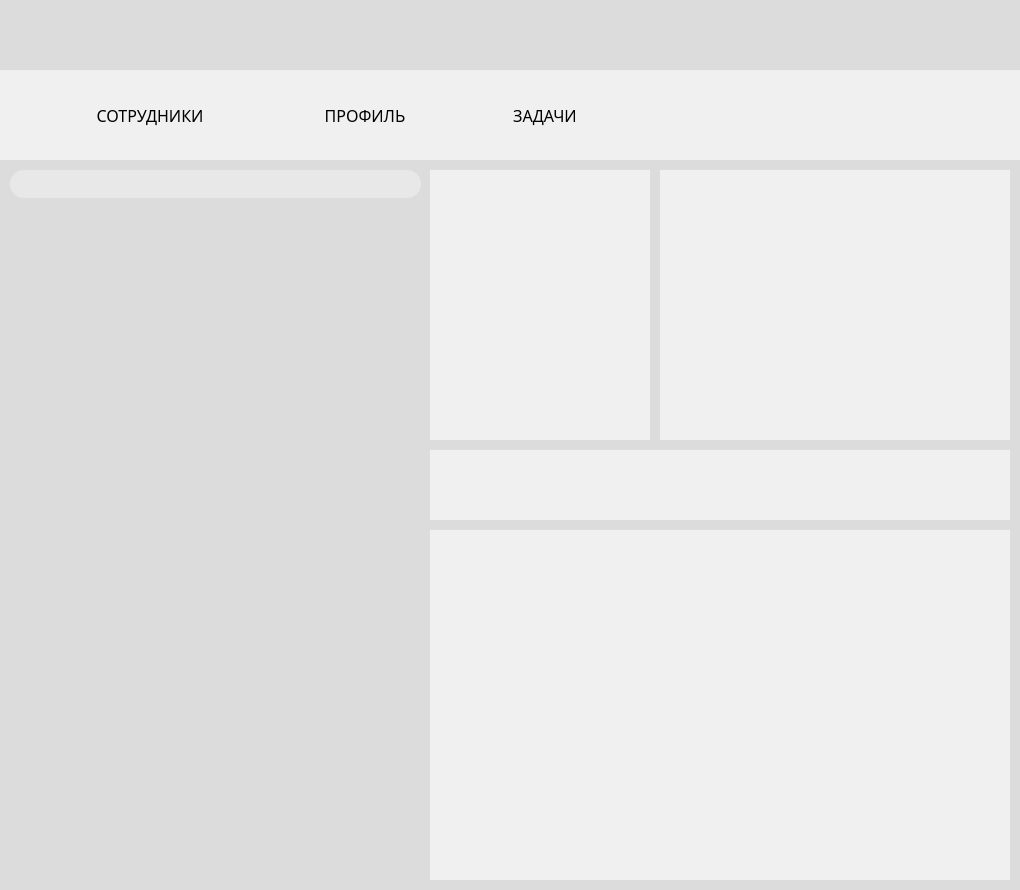
<?xml version="1.0" encoding="UTF-8"?>
<ui version="4.0">
 <class>VultusMainWindow</class>
 <widget class="QMainWindow" name="VultusMainWindow">
  <property name="geometry">
   <rect>
    <x>0</x>
    <y>0</y>
    <width>1020</width>
    <height>890</height>
   </rect>
  </property>
  <property name="windowTitle">
   <string>VultusMainWindow</string>
  </property>
  <widget class="QWidget" name="centralwidget">
   <property name="styleSheet">
    <string notr="true">background-color: #DCDCDC;</string>
   </property>
   <widget class="QWidget" name="widget" native="true">
    <property name="geometry">
     <rect>
      <x>0</x>
      <y>70</y>
      <width>1020</width>
      <height>90</height>
     </rect>
    </property>
    <property name="styleSheet">
     <string notr="true">background-color: rgba(245, 245, 245,80%);</string>
    </property>
    <layout class="QHBoxLayout" name="horizontalLayout">
     <property name="spacing">
      <number>0</number>
     </property>
     <property name="leftMargin">
      <number>0</number>
     </property>
     <property name="topMargin">
      <number>0</number>
     </property>
     <property name="rightMargin">
      <number>0</number>
     </property>
     <property name="bottomMargin">
      <number>0</number>
     </property>
     <item>
      <spacer name="horizontalSpacer">
       <property name="orientation">
        <enum>Qt::Horizontal</enum>
       </property>
       <property name="sizeType">
        <enum>QSizePolicy::Maximum</enum>
       </property>
       <property name="sizeHint" stdset="0">
        <size>
         <width>40</width>
         <height>20</height>
        </size>
       </property>
      </spacer>
     </item>
     <item>
      <widget class="QPushButton" name="employees_button">
       <property name="sizePolicy">
        <sizepolicy hsizetype="Maximum" vsizetype="Minimum">
         <horstretch>0</horstretch>
         <verstretch>0</verstretch>
        </sizepolicy>
       </property>
       <property name="minimumSize">
        <size>
         <width>180</width>
         <height>0</height>
        </size>
       </property>
       <property name="font">
        <font>
         <family>Bahnschrift SemiBold</family>
         <pointsize>12</pointsize>
         <stylestrategy>PreferAntialias</stylestrategy>
        </font>
       </property>
       <property name="styleSheet">
        <string notr="true">QPushButton{background-color: rgba(245, 245, 245,0%);
border: 0;}</string>
       </property>
       <property name="text">
        <string>СОТРУДНИКИ</string>
       </property>
      </widget>
     </item>
     <item>
      <spacer name="horizontalSpacer_3">
       <property name="orientation">
        <enum>Qt::Horizontal</enum>
       </property>
       <property name="sizeType">
        <enum>QSizePolicy::Maximum</enum>
       </property>
       <property name="sizeHint" stdset="0">
        <size>
         <width>40</width>
         <height>20</height>
        </size>
       </property>
      </spacer>
     </item>
     <item>
      <widget class="QPushButton" name="profile_button">
       <property name="sizePolicy">
        <sizepolicy hsizetype="Maximum" vsizetype="Minimum">
         <horstretch>0</horstretch>
         <verstretch>0</verstretch>
        </sizepolicy>
       </property>
       <property name="minimumSize">
        <size>
         <width>130</width>
         <height>0</height>
        </size>
       </property>
       <property name="font">
        <font>
         <family>Bahnschrift SemiBold</family>
         <pointsize>12</pointsize>
         <stylestrategy>PreferAntialias</stylestrategy>
        </font>
       </property>
       <property name="styleSheet">
        <string notr="true">QPushButton{background-color: rgba(245, 245, 245,0%);
border: 0;}</string>
       </property>
       <property name="text">
        <string>ПРОФИЛЬ</string>
       </property>
      </widget>
     </item>
     <item>
      <spacer name="horizontalSpacer_4">
       <property name="orientation">
        <enum>Qt::Horizontal</enum>
       </property>
       <property name="sizeType">
        <enum>QSizePolicy::Maximum</enum>
       </property>
       <property name="sizeHint" stdset="0">
        <size>
         <width>40</width>
         <height>20</height>
        </size>
       </property>
      </spacer>
     </item>
     <item>
      <widget class="QPushButton" name="tasks_button">
       <property name="sizePolicy">
        <sizepolicy hsizetype="Maximum" vsizetype="Minimum">
         <horstretch>0</horstretch>
         <verstretch>0</verstretch>
        </sizepolicy>
       </property>
       <property name="minimumSize">
        <size>
         <width>110</width>
         <height>0</height>
        </size>
       </property>
       <property name="font">
        <font>
         <family>Bahnschrift SemiBold</family>
         <pointsize>12</pointsize>
         <stylestrategy>PreferAntialias</stylestrategy>
        </font>
       </property>
       <property name="styleSheet">
        <string notr="true">QPushButton{background-color: rgba(245, 245, 245,0%);
border: 0;}</string>
       </property>
       <property name="text">
        <string>ЗАДАЧИ</string>
       </property>
      </widget>
     </item>
     <item>
      <spacer name="horizontalSpacer_2">
       <property name="orientation">
        <enum>Qt::Horizontal</enum>
       </property>
       <property name="sizeType">
        <enum>QSizePolicy::Maximum</enum>
       </property>
       <property name="sizeHint" stdset="0">
        <size>
         <width>400</width>
         <height>20</height>
        </size>
       </property>
      </spacer>
     </item>
    </layout>
   </widget>
   <widget class="QStackedWidget" name="main_place">
    <property name="geometry">
     <rect>
      <x>0</x>
      <y>160</y>
      <width>1020</width>
      <height>731</height>
     </rect>
    </property>
    <property name="currentIndex">
     <number>0</number>
    </property>
    <widget class="QWidget" name="employees_page">
     <widget class="QLineEdit" name="search_line">
      <property name="geometry">
       <rect>
        <x>10</x>
        <y>10</y>
        <width>411</width>
        <height>28</height>
       </rect>
      </property>
      <property name="styleSheet">
       <string notr="true">background: rgba(245, 245, 245,50%); 
border: 0;
border-radius: 14px;</string>
      </property>
     </widget>
     <widget class="QLabel" name="search_icon_label">
      <property name="geometry">
       <rect>
        <x>395</x>
        <y>10</y>
        <width>28</width>
        <height>28</height>
       </rect>
      </property>
      <property name="styleSheet">
       <string notr="true">background: rgba(245, 245, 245,0%);</string>
      </property>
      <property name="text">
       <string/>
      </property>
     </widget>
     <widget class="VultusScrollAreaController" name="profile_scroll_area">
      <property name="geometry">
       <rect>
        <x>10</x>
        <y>50</y>
        <width>410</width>
        <height>670</height>
       </rect>
      </property>
      <property name="styleSheet">
       <string notr="true"/>
      </property>
      <property name="frameShape">
       <enum>QFrame::NoFrame</enum>
      </property>
      <property name="widgetResizable">
       <bool>true</bool>
      </property>
      <widget class="QWidget" name="profile_layout_area">
       <property name="geometry">
        <rect>
         <x>0</x>
         <y>0</y>
         <width>410</width>
         <height>670</height>
        </rect>
       </property>
       <property name="styleSheet">
        <string notr="true"/>
       </property>
       <layout class="QVBoxLayout" name="verticalLayout">
        <property name="sizeConstraint">
         <enum>QLayout::SetMaximumSize</enum>
        </property>
        <property name="leftMargin">
         <number>0</number>
        </property>
        <property name="topMargin">
         <number>0</number>
        </property>
        <property name="rightMargin">
         <number>0</number>
        </property>
        <property name="bottomMargin">
         <number>0</number>
        </property>
       </layout>
      </widget>
     </widget>
     <widget class="QWidget" name="widget_2" native="true">
      <property name="geometry">
       <rect>
        <x>430</x>
        <y>10</y>
        <width>220</width>
        <height>270</height>
       </rect>
      </property>
      <property name="styleSheet">
       <string notr="true">background-color: rgba(245, 245, 245,80%);</string>
      </property>
     </widget>
     <widget class="QWidget" name="widget_3" native="true">
      <property name="geometry">
       <rect>
        <x>660</x>
        <y>10</y>
        <width>350</width>
        <height>270</height>
       </rect>
      </property>
      <property name="styleSheet">
       <string notr="true">background-color: rgba(245, 245, 245,80%);</string>
      </property>
     </widget>
     <widget class="QWidget" name="widget_4" native="true">
      <property name="geometry">
       <rect>
        <x>430</x>
        <y>290</y>
        <width>580</width>
        <height>70</height>
       </rect>
      </property>
      <property name="styleSheet">
       <string notr="true">background-color: rgba(245, 245, 245,80%);</string>
      </property>
     </widget>
     <widget class="QWidget" name="widget_5" native="true">
      <property name="geometry">
       <rect>
        <x>430</x>
        <y>370</y>
        <width>580</width>
        <height>350</height>
       </rect>
      </property>
      <property name="styleSheet">
       <string notr="true">background-color: rgba(245, 245, 245,80%);</string>
      </property>
     </widget>
    </widget>
    <widget class="QWidget" name="profile_page">
     <widget class="QWidget" name="widget_6" native="true">
      <property name="geometry">
       <rect>
        <x>10</x>
        <y>10</y>
        <width>250</width>
        <height>350</height>
       </rect>
      </property>
      <property name="styleSheet">
       <string notr="true">background-color: rgba(245, 245, 245,80%);</string>
      </property>
     </widget>
     <widget class="QWidget" name="widget_7" native="true">
      <property name="geometry">
       <rect>
        <x>270</x>
        <y>10</y>
        <width>740</width>
        <height>350</height>
       </rect>
      </property>
      <property name="styleSheet">
       <string notr="true">background-color: rgba(245, 245, 245,80%);</string>
      </property>
     </widget>
     <widget class="QWidget" name="widget_8" native="true">
      <property name="geometry">
       <rect>
        <x>10</x>
        <y>370</y>
        <width>1000</width>
        <height>350</height>
       </rect>
      </property>
      <property name="styleSheet">
       <string notr="true">background-color: rgba(245, 245, 245,80%);</string>
      </property>
     </widget>
    </widget>
    <widget class="QWidget" name="tasks_page">
     <widget class="QWidget" name="widget_9" native="true">
      <property name="geometry">
       <rect>
        <x>10</x>
        <y>10</y>
        <width>1000</width>
        <height>350</height>
       </rect>
      </property>
      <property name="styleSheet">
       <string notr="true">background: rgba(245, 245, 245,80%); border: 0;</string>
      </property>
     </widget>
     <widget class="QWidget" name="widget_10" native="true">
      <property name="geometry">
       <rect>
        <x>10</x>
        <y>370</y>
        <width>1000</width>
        <height>350</height>
       </rect>
      </property>
      <property name="styleSheet">
       <string notr="true">background: rgba(245, 245, 245,80%); border: 0;</string>
      </property>
     </widget>
    </widget>
   </widget>
  </widget>
 </widget>
 <customwidgets>
  <customwidget>
   <class>VultusScrollAreaController</class>
   <extends>QScrollArea</extends>
   <header>src/VultusScrollAreaController.h</header>
   <container>1</container>
  </customwidget>
 </customwidgets>
 <resources/>
 <connections/>
</ui>
